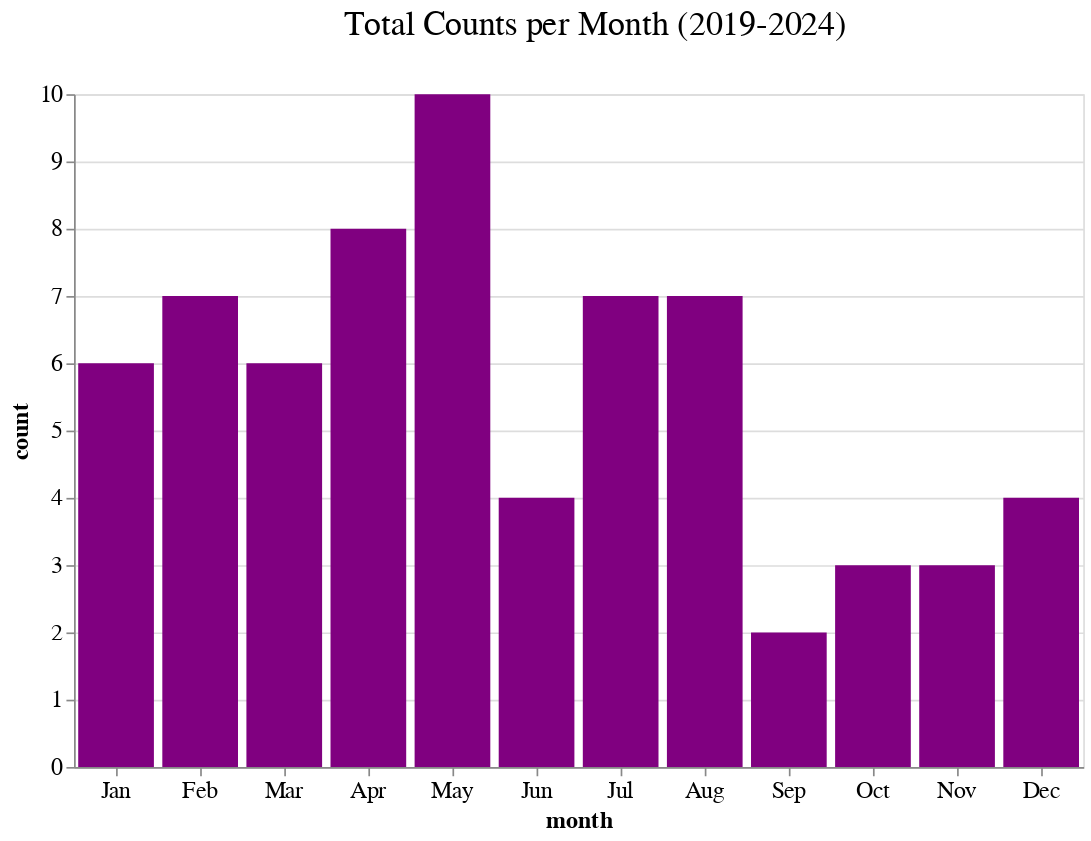

The notebook cell this image was saved under:
### Markdown cell above
## Peer review cadence -- slower months 

Historically since 2019 July and December  have been slower months. These could be ideal times for us to take a peer review breather, not accept new reviews, and catch up on business and documentation items.

### Code cell
month_year_counts

# Summarize total counts per month
monthly_counts = (
    month_year_counts.groupby("month")["count"]
    .sum()
    .reindex(
        [
            "Jan",
            "Feb",
            "Mar",
            "Apr",
            "May",
            "Jun",
            "Jul",
            "Aug",
            "Sep",
            "Oct",
            "Nov",
            "Dec",
        ],
        fill_value=0,
    )
    .reset_index()
)

# Create the Altair plot
chart = (
    alt.Chart(monthly_counts)
    .mark_bar()
    .encode(
        x=alt.X(
            "month",
            sort=[
                "Jan",
                "Feb",
                "Mar",
                "Apr",
                "May",
                "Jun",
                "Jul",
                "Aug",
                "Sep",
                "Oct",
                "Nov",
                "Dec",
            ],
        ),
        y="count",
        tooltip=["month", "count"],
    )
    .properties(title="Total Counts per Month (2019-2024)", width="container", height=400)
    .configure_axis(labelAngle=0)
)

chart.show()

### Figure 1 — Vega-Lite specification as saved in the notebook (floating-point values rounded to 4 significant figures)
{"config": {"title": {"fontSize": 20, "font": "Poppins", "anchor": "middle", "color": "black", "fontWeight": 400, "dy": -20, "dx": 10}, "axis": {"labelFontSize": 14, "titleFontSize": 14, "titleFont": "Poppins", "labelFont": "Poppins", "labelAngle": 0}, "axisX": {"labelAngle": 0}, "legend": {"labelFontSize": 12, "titleFontSize": 14, "titleFont": "Poppins", "labelFont": "Poppins"}, "bar": {"color": "purple", "fill": "purple"}, "line": {"color": "purple"}, "view": {"height": 300, "width": 600, "padding": {"top": 190, "left": 10, "right": 10, "bottom": 90}}}, "data": {"name": "data-f92dd110cd4a30899465687cb7c58613"}, "mark": {"type": "bar"}, "encoding": {"tooltip": [{"field": "month", "type": "nominal"}, {"field": "count", "type": "quantitative"}], "x": {"field": "month", "sort": ["Jan", "Feb", "Mar", "Apr", "May", "Jun", "Jul", "Aug", "Sep", "Oct", "Nov", "Dec"], "type": "nominal"}, "y": {"field": "count", "type": "quantitative"}}, "height": 400, "title": "Total Counts per Month (2019-2024)", "width": "container", "$schema": "https://vega.github.io/schema/vega-lite/v5.17.0.json", "datasets": {"data-f92dd110cd4a30899465687cb7c58613": [{"month": "Jan", "count": 6}, {"month": "Feb", "count": 7}, {"month": "Mar", "count": 6}, {"month": "Apr", "count": 8}, {"month": "May", "count": 10}, {"month": "Jun", "count": 4}, {"month": "Jul", "count": 7}, {"month": "Aug", "count": 7}, {"month": "Sep", "count": 2}, {"month": "Oct", "count": 3}, {"month": "Nov", "count": 3}, {"month": "Dec", "count": 4}]}}
